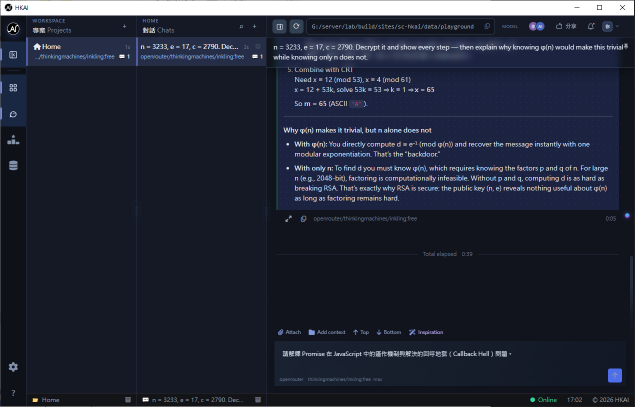
#> input picture assets/github/01-chat.png, 1269 x 813 px (shown at 1/2 size)
$ python -i visual.py   (imports and definitions only)   (older library calls are emulated)
#> lines starting #> are read from the running program, lines starting #| are printed output that depends on the picture
#> further down, picture is the input picture: shape (813, 1269, 3); mean B, G, R 55.3, 40.2, 35.2
# pyright: reportUnknownMemberType=false, reportUnknownVariableType=false, reportUnknownArgumentType=false, reportUnknownParameterType=false, reportExplicitAny=false, reportAny=false
#!/usr/bin/env python3
"""
visual.py — 視覺層資料（OpenCV）：亮度／對比／模糊值／主色。

上游：extractor（每張圖第二步；共用已解碼影像）
下游：OpenCV／numpy（第三方）
"""

from typing import Any

import cv2
import numpy as np

# 主色數量（k-means 群數）
DOMINANT_COLOR_COUNT = 3
# 主色取樣縮圖（64×64 已足夠穩定——減少 k-means 成本）
COLOR_SAMPLE_SIDE = 64


def read_visual_info(image_array: np.ndarray | None) -> dict[str, Any]:
    """由 BGR 影像計亮度／對比／模糊值／主色；空影像 → 空 dict。"""
    # 判定：影像為空 → 空
    if image_array is None or image_array.size < 1:
        return {}

    gray_image = cv2.cvtColor(image_array, cv2.COLOR_BGR2GRAY)
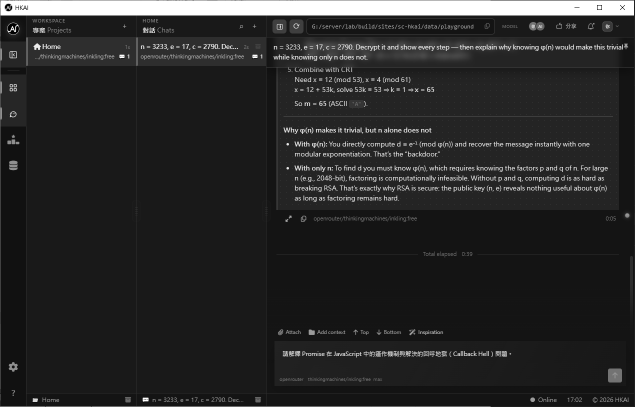
#> gray_image: shape (813, 1269) (shown at 1/2 size); min 0, max 255, mean 40.3

    brightness = float(np.mean(gray_image)) / 255.0
#> brightness = 0.158
    contrast = float(np.std(gray_image)) / 128.0
#> contrast = 0.388
    blur_score = float(cv2.Laplacian(gray_image, cv2.CV_64F).var())
#> blur_score = 3138.8

    visual_info: dict[str, Any] = {
        "brightness": round(brightness, 4),
        "contrast": round(contrast, 4),
        "blur_score": round(blur_score, 2),
        "dominant_colors": _dominant_colors(image_array),
    }

    return visual_info


def _dominant_colors(image_array: np.ndarray) -> list[dict[str, Any]]:
    """k-means 取主色（hex＋佔比）。"""
    small_image = cv2.resize(
        image_array,
        (COLOR_SAMPLE_SIDE, COLOR_SAMPLE_SIDE),
        interpolation=cv2.INTER_AREA,
    )
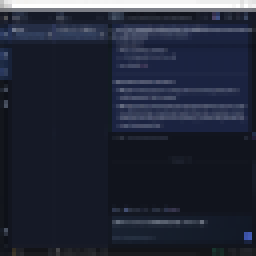
#> small_image: shape (64, 64, 3) (shown 4 times larger); mean B, G, R 55.3, 40.2, 35.2

    pixel_data = small_image.reshape((-1, 3)).astype(np.float32)
    cluster_count = min(DOMINANT_COLOR_COUNT, len(pixel_data))
#> cluster_count = 3

    criteria = (cv2.TERM_CRITERIA_EPS + cv2.TERM_CRITERIA_MAX_ITER, 20, 1.0)
    best_labels: Any = None
    _, label_data, center_data = cv2.kmeans(
        pixel_data,
        cluster_count,
        best_labels,
        criteria,
        3,
        cv2.KMEANS_PP_CENTERS,
    )
#> label_data = 4096 values, max 2 at index 192, min 0 at index 128, mean 1.73; center_data = [[101.5, 78.57, 71.08], [245.9, 245.9, 245.9], [41.87, 27.22, 22.45]]

    label_list = label_data.flatten().astype(int)
#> label_list has the same summary as label_data
    color_list: list[dict[str, Any]] = []

    for cluster_index in range(cluster_count):
        pixel_count = int(np.count_nonzero(label_list == cluster_index))

        # 判定：該群冇像素 → 跳過
        if pixel_count < 1:
            continue

        blue_value = int(center_data[cluster_index][0])
        green_value = int(center_data[cluster_index][1])
        red_value = int(center_data[cluster_index][2])
        share = round(pixel_count / len(label_list), 4)

        color_list.append({
            "hex": "#" + format(red_value, "02x") + format(green_value, "02x") + format(blue_value, "02x"),
            "share": share,
        })
#> this loop made 3 passes
#> (pixel_count, blue_value, green_value, red_value, share) on passes 1 to 3: (488, 101, 78, 71, 0.119), (128, 245, 245, 245, 0.0312), (3480, 41, 27, 22, 0.85)
#> after the loop, color_list = 3 items

    color_list.sort(key=lambda color_item: color_item["share"], reverse=True)

    return color_list

>>> import cv2
>>> picture = cv2.imread('../../../assets/github/01-chat.png')
>>> result = read_visual_info(picture)
#> result = 4 items
